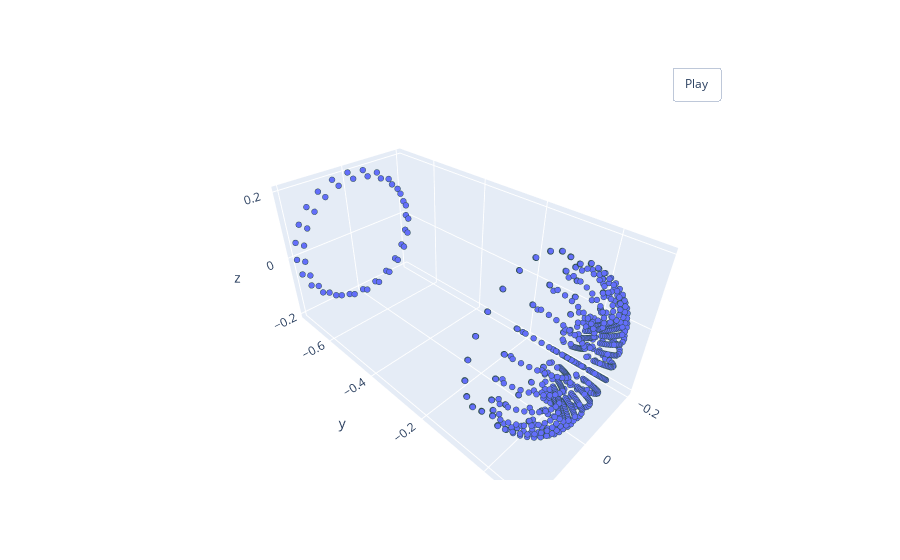

Here is the notebook cell this chart was saved with:
### Code cell
pcshow(x,y,z)

### Figure 1 — Plotly figure (JSON) as saved in the notebook; plotly's stock layout.template omitted (floating-point values rounded to 4 significant figures; data arrays with more than 128 entries replaced by an {"elided": "..."} marker saying what was removed)
{"data": [{"marker": {"line": {"color": "DarkSlateGrey", "width": 2}, "size": 2}, "mode": "markers", "type": "scatter3d", "x": {"elided": "888 float values"}, "y": {"elided": "888 float values"}, "z": {"elided": "888 float values"}}], "layout": {"updatemenus": [{"buttons": [{"args": [null, {"frame": {"duration": 50, "redraw": true}, "fromcurrent": true, "mode": "immediate", "transition": {"duration": 0}}], "label": "Play", "method": "animate"}], "pad": {"r": 10, "t": 45}, "showactive": false, "type": "buttons", "x": 0.8, "xanchor": "left", "y": 1, "yanchor": "bottom"}]}}
